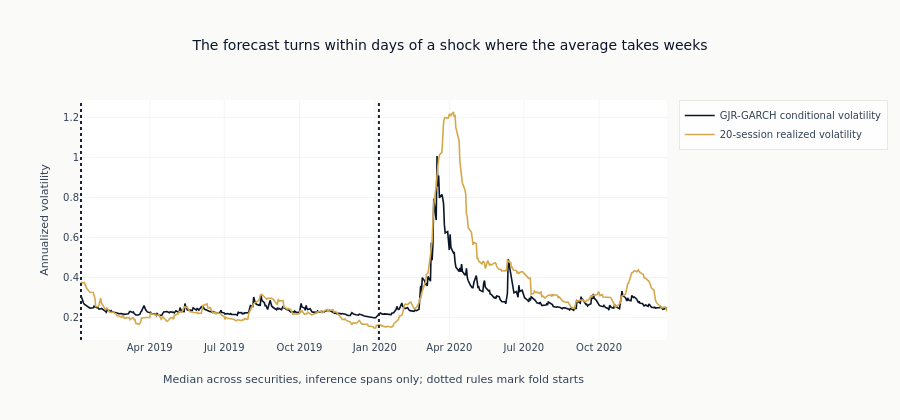

Notebook cell for this chart:
### Markdown cell above
### F2. What the model inferred, over the sessions it was run over

The feature itself, drawn against the quantity it is meant to improve on. The line is the median
across securities of the conditional volatility the model reports, and beside it the median of
stage 03's 20-session realized volatility on the same dates. Two restrictions apply and both
matter. Only the **inference** spans are drawn, because the estimation windows are the sessions
the parameters came from and the reader is owed a picture of the feature where it is out of
sample. And only the **development** folds are drawn: the holdout fold's values are in the
artifact because a later stage needs them, and a figure read during development does not get to
look at them.

What to look for is not that the two agree - they are different quantities, one an estimate of
the next session and the other an average over the last twenty - but *when* they part company.
A conditional volatility responds to a shock the session after it, while a twenty-session
average takes a month to absorb it and another month to forget it.

### Code cell
financial = pl.read_parquet(FINANCIAL_PATH).select(
    [*PANEL_KEY, "iv_30_atm", "rv_20", "ivrv_spread"]
)
DEVELOPMENT_FOLDS = [row["fold"] for row in splits if not row["is_holdout"]]
inference_only = pl.concat(
    [
        garch.filter(
            (pl.col("fold") == row["fold"])
            & (pl.col("timestamp") >= pl.lit(row["infer_start"]).str.to_date())
            & (pl.col("timestamp") <= pl.lit(row["infer_end"]).str.to_date())
        )
        for row in splits
        if not row["is_holdout"]
    ]
).sort(PANEL_KEY)

daily_medians = (
    inference_only.join(financial, on=PANEL_KEY, how="left")
    .group_by("timestamp")
    .agg(
        pl.col("garch_cond_vol").median().alias("conditional"),
        pl.col("rv_20").median().alias("realized"),
    )
    .sort("timestamp")
)

series_colours = ml4t_palette(2, categorical=True)
fig = go.Figure()
for column, name, colour in (
    ("conditional", "GJR-GARCH conditional volatility", series_colours[0]),
    ("realized", "20-session realized volatility", series_colours[1]),
):
    fig.add_scatter(
        x=daily_medians["timestamp"].to_list(),
        y=daily_medians[column].to_list(),
        mode="lines",
        name=name,
        line=dict(color=colour, width=1.6),
    )
for row in splits:
    if not row["is_holdout"]:
        fig.add_vline(x=row["infer_start"], line_dash="dot", line_color=ml4t_palette(3)[2])
fig.update_layout(
    title="The forecast turns within days of a shock where the average takes weeks",
    xaxis_title="Median across securities, inference spans only; dotted rules mark fold starts",
    yaxis_title="Annualized volatility",
    height=420,
)
fig.show()

### Figure 1 — Plotly figure (JSON) as saved in the notebook; plotly's stock layout.template omitted (floating-point values rounded to 4 significant figures; data arrays with more than 128 entries replaced by an {"elided": "..."} marker saying what was removed)
{"data": [{"line": {"color": "#0a1628", "width": 1.6}, "mode": "lines", "name": "GJR-GARCH conditional volatility", "type": "scatter", "x": {"elided": "497 str values"}, "y": {"elided": "497 float values"}}, {"line": {"color": "#D4A84B", "width": 1.6}, "mode": "lines", "name": "20-session realized volatility", "type": "scatter", "x": {"elided": "497 str values"}, "y": {"elided": "497 float values"}}], "layout": {"height": 420, "shapes": [{"line": {"color": "#152238", "dash": "dot"}, "type": "line", "x0": "2020-01-06", "x1": "2020-01-06", "xref": "x", "y0": 0, "y1": 1, "yref": "y domain"}, {"line": {"color": "#152238", "dash": "dot"}, "type": "line", "x0": "2019-01-07", "x1": "2019-01-07", "xref": "x", "y0": 0, "y1": 1, "yref": "y domain"}], "title": {"text": "The forecast turns within days of a shock where the average takes weeks"}, "xaxis": {"title": {"text": "Median across securities, inference spans only; dotted rules mark fold starts"}}, "yaxis": {"title": {"text": "Annualized volatility"}}}}
